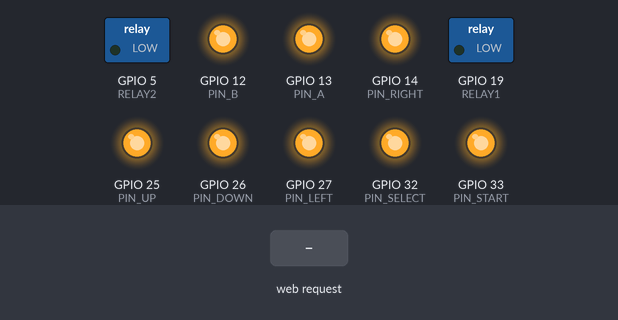
The sketch below on a simulated ESP32. Shown: switched loads named in the sketch (green lamp = pin HIGH), output pins drawn as LEDs (lit = HIGH). The inputs (shaded band) are chosen by the test bench. WiFi joins after 1.5 s; servers stay silent unless stated; what the sketch prints to the serial monitor is not drawn.

Above: at 5.8 s.
5.9 s: HTTP request GET /A received
At 6.6 s:
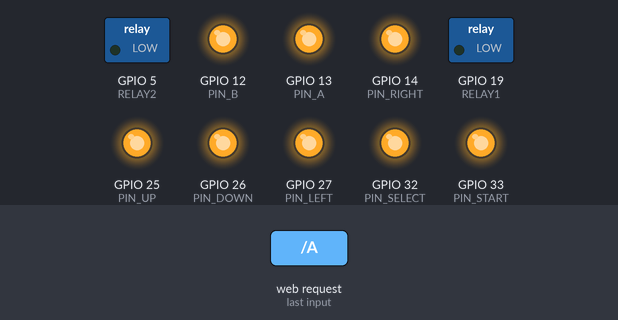
7.4 s: HTTP request GET /B received
At 7.7 s:
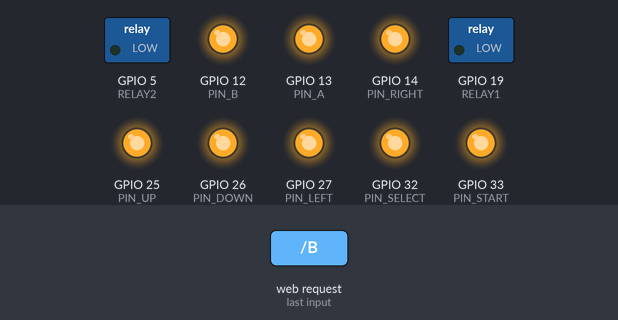
8.9 s: HTTP request GET /select received
At 10.1 s:
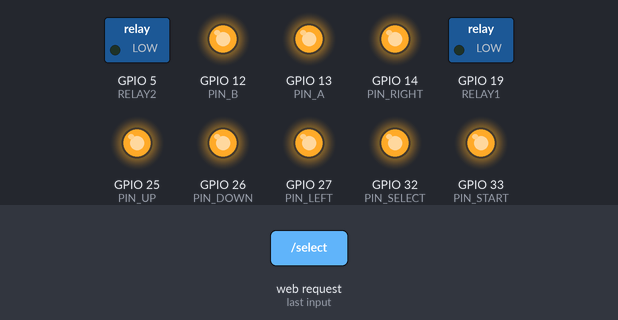
10.4 s: HTTP request GET /start received
At 11.2 s:
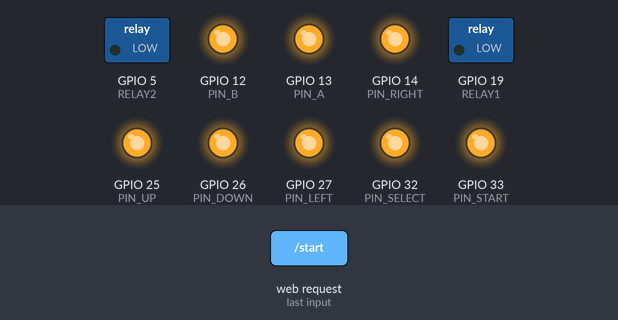
11.9 s: HTTP request GET /up received
At 12.4 s:
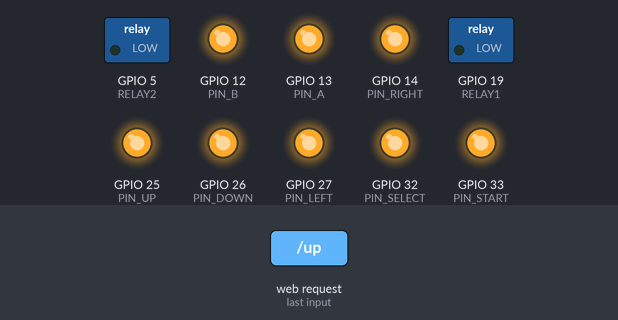
13.4 s: HTTP request GET /down received
At 14.7 s:
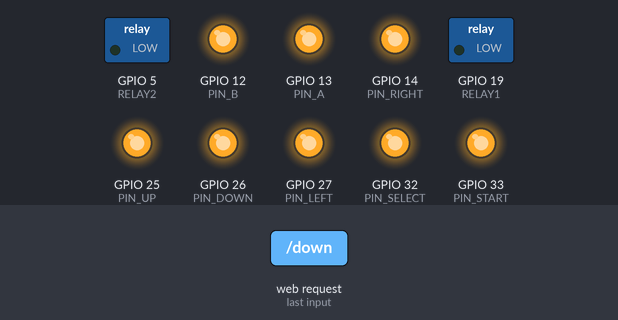
Timing chart, 0 to 15.9 s (numbered marks = the images above; inputs shaded):
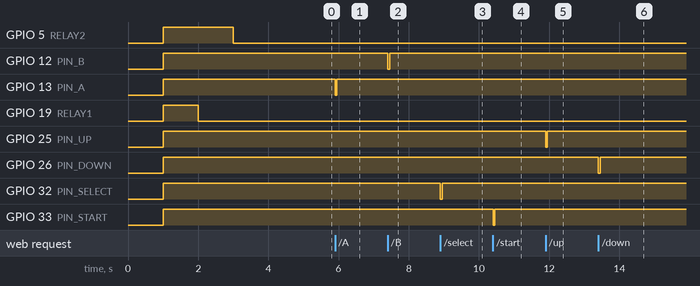

Measured:
- after the input at 5.9 s, GPIO 13 (PIN_A): HIGH → LOW at once, → HIGH 0.05 s later
- after the input at 7.4 s, GPIO 12 (PIN_B): HIGH → LOW at once, → HIGH 0.05 s later
- after the input at 8.9 s, GPIO 32 (PIN_SELECT): HIGH → LOW at once, → HIGH 0.05 s later
- after the input at 10.4 s, GPIO 33 (PIN_START): HIGH → LOW at once, → HIGH 0.05 s later
- after the input at 11.9 s, GPIO 25 (PIN_UP): HIGH → LOW at once, → HIGH 0.05 s later
- after the input at 13.4 s, GPIO 26 (PIN_DOWN): HIGH → LOW at once, → HIGH 0.05 s later

The sketch:

Original_WebServer_Reciever.ino
```cpp
/*********
  ESP32 NES Controller Web Server
  mDNS + Single Client Lock + GPIO + Relay
  Hostname: IEEE_PLAY_TETRIS.local
*********/

#include <WiFi.h>
#include <ESPmDNS.h>

/* ===================== WiFi ===================== */
const char* ssid     = "LSSU";
const char* password = "";

/* ===================== Server ===================== */
WiFiServer server(80);

/* ===================== GPIO MAP (ACTIVE LOW) ===================== */
#define PIN_A       13
#define PIN_B       12
#define PIN_SELECT  32
#define PIN_START   33
#define PIN_UP      25
#define PIN_DOWN    26
#define PIN_LEFT    27
#define PIN_RIGHT   14

#define RELAY1 19
#define RELAY2 5

/* ===================== TIMING ===================== */
const uint32_t PULSE_TIME_MS = 50;
const uint32_t CLIENT_TIMEOUT_MS = 15000;   // ✅ 15 seconds

/* ===================== CLIENT LOCK ===================== */
IPAddress lockedIP;
uint32_t lastClientActivity = 0;
bool clientLocked = false;

/* ===================== GPIO PULSE SCHEDULER ===================== */
struct Pulse {
  int pin;
  bool active;
  uint32_t start;
};

Pulse pulses[] = {
  {PIN_A,false,0},{PIN_B,false,0},{PIN_SELECT,false,0},{PIN_START,false,0},
  {PIN_UP,false,0},{PIN_DOWN,false,0},{PIN_LEFT,false,0},{PIN_RIGHT,false,0}
};

const int NUM_PULSES = sizeof(pulses)/sizeof(pulses[0]);

/* ===================== BUTTON MAP ===================== */
struct ButtonMap {
  const char* path;
  char code;
};

ButtonMap buttons[] = {
  {"/A",'A'}, {"/B",'B'},
  {"/select",'s'}, {"/start",'S'},
  {"/up",'U'}, {"/down",'D'},
  {"/left",'L'}, {"/right",'R'}
};

const int NUM_BUTTONS = sizeof(buttons)/sizeof(buttons[0]);

/* ===================== SETUP ===================== */
void setup() {
  Serial.begin(115200);
  delay(1000);

  int pins[] = {
    PIN_A,PIN_B,PIN_SELECT,PIN_START,
    PIN_UP,PIN_DOWN,PIN_LEFT,PIN_RIGHT,
    RELAY1,RELAY2
  };

  for(int i=0;i<10;i++){
    pinMode(pins[i], OUTPUT);
    digitalWrite(pins[i], HIGH);
  }

  // Relay startup sequence
  digitalWrite(RELAY1, HIGH);
  digitalWrite(RELAY2, HIGH);
  delay(1000);
  digitalWrite(RELAY1, LOW);
  delay(1000);
  digitalWrite(RELAY2, LOW);

  WiFi.mode(WIFI_STA);
  WiFi.begin(ssid,password);

  Serial.print("Connecting to WiFi");
  while(WiFi.status()!=WL_CONNECTED){
    delay(200);
    Serial.print(".");
  }

  Serial.println("\nWiFi connected");
  Serial.print("IP Address: ");
  Serial.println(WiFi.localIP());

  if(MDNS.begin("IEEE_PLAY_TETRIS")){
    MDNS.addService("http","tcp",80);
    Serial.println("mDNS active: http://IEEE_PLAY_TETRIS.local");
  }

  server.begin();
  Serial.println("Web server started");
}

/* ===================== LOOP ===================== */
void loop() {
  handlePulses();
  handleTimeout();
  handleClient();
}

/* ===================== CLIENT TIMEOUT ===================== */
void handleTimeout(){
  if(clientLocked && millis() - lastClientActivity > CLIENT_TIMEOUT_MS){
    Serial.println("Client timeout — control released");
    clientLocked = false;
  }
}

/* ===================== CLIENT HANDLER ===================== */
void handleClient(){
  WiFiClient client = server.available();
  if(!client) return;

  IPAddress remote = client.remoteIP();
  String req = client.readStringUntil('\r');
  client.flush();

  if(clientLocked && remote != lockedIP){
    client.println("HTTP/1.1 403 Forbidden\r\n\r\n");
    client.stop();
    return;
  }

  if(!clientLocked){
    lockedIP = remote;
    clientLocked = true;
    Serial.print("Controller locked to ");
    Serial.println(lockedIP);
  }

  lastClientActivity = millis();

  for(int i=0;i<NUM_BUTTONS;i++){
    if(req.indexOf(buttons[i].path)>=0){
      schedulePulse(buttons[i].code);
      client.println("HTTP/1.1 200 OK\r\n\r\nOK");
      client.stop();
      return;
    }
  }

  sendHTML(client);
}

/* ===================== GPIO ===================== */
void schedulePulse(char code){
  int pin=-1;
  const char* name="";

  switch(code){
    case 'A':pin=PIN_A;name="A";break;
    case 'B':pin=PIN_B;name="B";break;
    case 's':pin=PIN_SELECT;name="SELECT";break;
    case 'S':pin=PIN_START;name="START";break;
    case 'U':pin=PIN_UP;name="UP";break;
    case 'D':pin=PIN_DOWN;name="DOWN";break;
    case 'L':pin=PIN_LEFT;name="LEFT";break;
    case 'R':pin=PIN_RIGHT;name="RIGHT";break;
  }

  if(pin<0) return;

  Serial.print("Button pressed: ");
  Serial.println(name);

  for(int i=0;i<NUM_PULSES;i++){
    if(pulses[i].pin==pin && !pulses[i].active){
      pulses[i].active=true;
      pulses[i].start=millis();
      digitalWrite(pin,LOW);
      break;
    }
  }
}

void handlePulses(){
  uint32_t now=millis();
  for(int i=0;i<NUM_PULSES;i++){
    if(pulses[i].active && now-pulses[i].start>=PULSE_TIME_MS){
      digitalWrite(pulses[i].pin,HIGH);
      pulses[i].active=false;
    }
  }
}

/* ===================== HTML ===================== */
void sendHTML(WiFiClient &client){
  client.print(R"rawliteral(
HTTP/1.1 200 OK
Content-Type: text/html
Connection: close

<!DOCTYPE html>
<html>
<head>
<meta name="viewport" content="width=device-width, initial-scale=1, maximum-scale=1, user-scalable=no">
<style>
body{margin:0;background:#222;color:white;font-family:Arial;
display:flex;justify-content:center;align-items:center;height:100vh;}
.container{display:grid;grid-template-columns:3fr 2fr;gap:40px;}
button{touch-action:manipulation;-webkit-user-select:none;
user-select:none;border:none;color:white;cursor:pointer;}
.dpad{display:grid;grid-template-columns:60px 60px 60px;
grid-template-rows:60px 60px 60px;}
.dpad button{background:#444;border-radius:10px;}
.actions{display:grid;grid-template-columns:80px 80px;gap:20px;}
.actions button{background:red;border-radius:50%;height:80px;}
.center{display:flex;justify-content:center;gap:20px;margin-bottom:20px;}
.center button{width:60px;height:30px;background:#666;border-radius:10px;}
</style>
<script>
function press(p){ fetch(p); }
</script>
</head>
<body>
<div class="container">
  <div class="dpad">
    <div></div><button onclick="press('/up')">Up</button><div></div>
    <button onclick="press('/left')">Left</button><div></div><button onclick="press('/right')">Right</button>
    <div></div><button onclick="press('/down')">Down</button><div></div>
  </div>
  <div>
    <div class="center">
      <button onclick="press('/select')">Select</button>
      <button onclick="press('/start')">Start</button>
    </div>
    <div class="actions">
      <button onclick="press('/B')">B</button>
      <button onclick="press('/A')">A</button>
    </div>
  </div>
</div>
</body>
</html>
)rawliteral");
}
```
